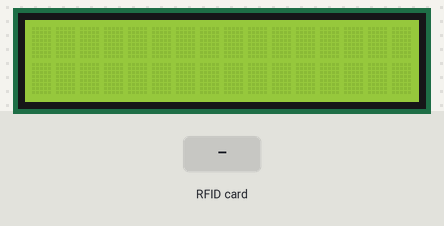
Bench run of a program on a simulated Raspberry Pi (header pin numbers). Shown: 16×2 character LCD. The inputs (shaded band) are chosen by the test bench. What the program prints to the terminal is not drawn.

Above: at 1.2 s.
1.3 s: RFID card 5E 7A 19 C4 held to the reader
At 1.36 s:
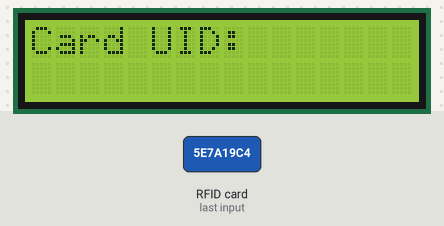
At 1.8 s:
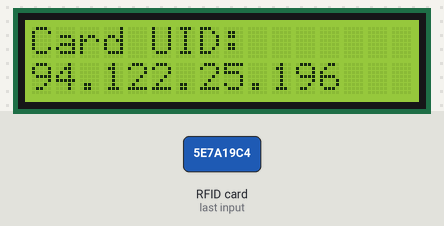
Timing chart, 0 to 4.3 s (numbered marks = the images above; inputs shaded):
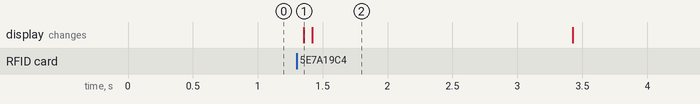

Measured:
- after the input at 1.3 s, the display: changes after 0.06 s (image 1)
- what the display in image 2 shows lasts 2.0 s, from 1.4 s to 3.4 s

The program:

rc522_read.py
```python
#!/usr/bin/python
#--------------------------------------
#    ___  ___  _ ____
#   / _ \/ _ \(_) __/__  __ __
#  / , _/ ___/ /\ \/ _ \/ // /
# /_/|_/_/  /_/___/ .__/\_, /
#                /_/   /___/
#
#  RC522 Simple Read Example
#
# This script requires a RC522 RFID reader
# with SPI enabled.
#
# It uses the following libraries :
# https://github.com/lthiery/SPI-Py.git
# https://github.com/mxgxw/MFRC522-python
#
# Please see https://www.raspberrypi-spy.co.uk/
# for more information.
#
# Author : Matt Hawkins
# Date   : 23/02/2018
#
#--------------------------------------

import time
import RPi.GPIO as GPIO
import MFRC522
from signal import signal, SIGTERM, SIGHUP, pause
from rpi_lcd import LCD

lcd = LCD()

def safe_exit(signum, frame):
  exit(1)

# Create an object of the class MFRC522
MIFAREReader = MFRC522.MFRC522()

# Welcome message
print("Looking for cards")
print("Press Ctrl-C to stop.")

# This loop checks for chips. If one is near it will get the UID
try:
  signal(SIGTERM, safe_exit)
  signal(SIGHUP, safe_exit)
  while True:

    # Scan for cards
    (status,TagType) = MIFAREReader.MFRC522_Request(MIFAREReader.PICC_REQIDL)

    # Get the UID of the card
    (status,uid) = MIFAREReader.MFRC522_Anticoll()

    # If we have the UID, continue
    if status == MIFAREReader.MI_OK:

      # Print UID
      print("Card UID: "+str(uid[0])+"."+str(uid[1])+"."+str(uid[2])+"."+str(uid[3]))
      lcd.text("Card UID: ",1)
      lcd.text(str(uid[0])+"."+str(uid[1])+"."+str(uid[2])+"."+str(uid[3]), 2)
      time.sleep(2)
      lcd.clear()

except KeyboardInterrupt:
  GPIO.cleanup()
finally:
  lcd.clear()
```
